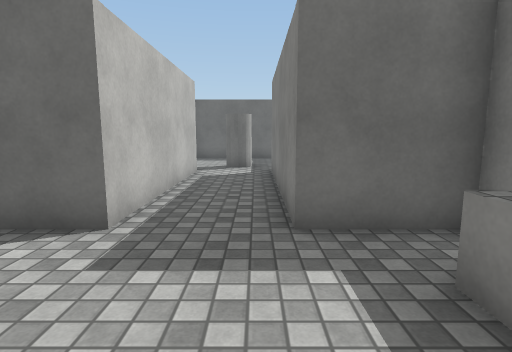
View 1 (above)

17 first-person views from a walk through a scene from a Unity 3-D project. The camera is 1.3 m above the floor, tilts 8° down and sees 80° across. The floor is counted in squares, 1 m on a side. Each view is taken from the middle of a square. On the plan, view 1 faces up. The plan holds only what a view shows up to about 14 squares ahead; the rest is blank. Surface patterns are stand-ins for the level's own textures.

View 2
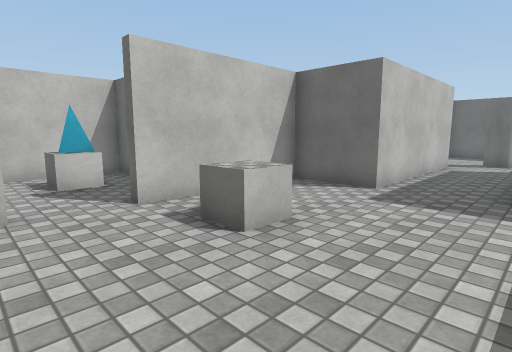

View 3
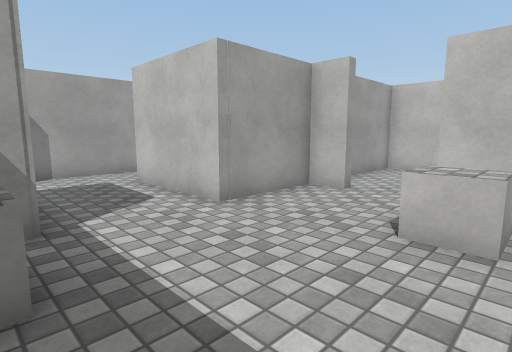

View 4
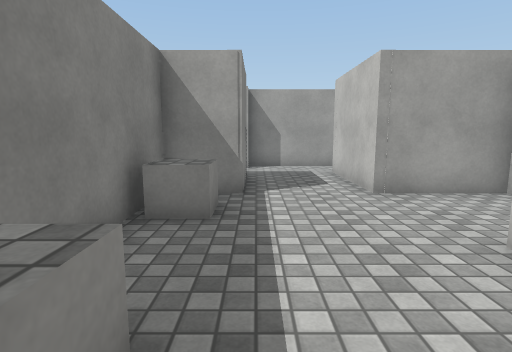

View 5
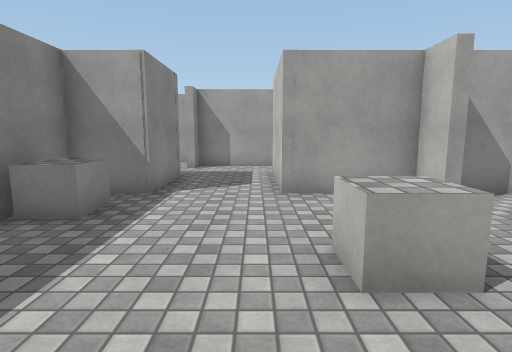

View 6
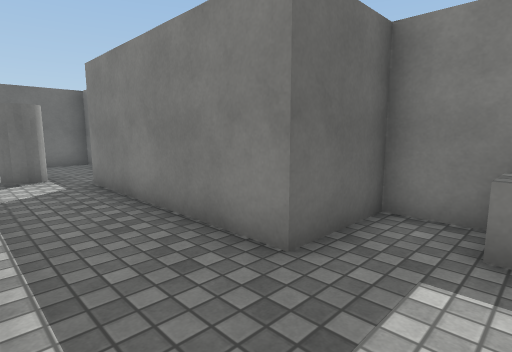

View 7
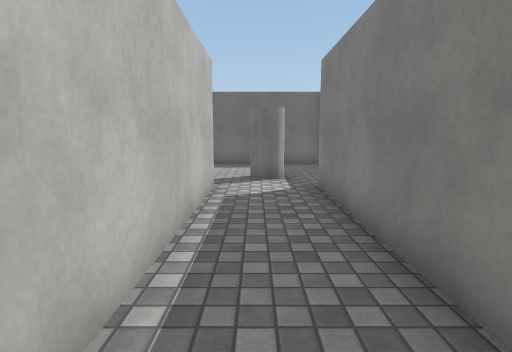

View 8
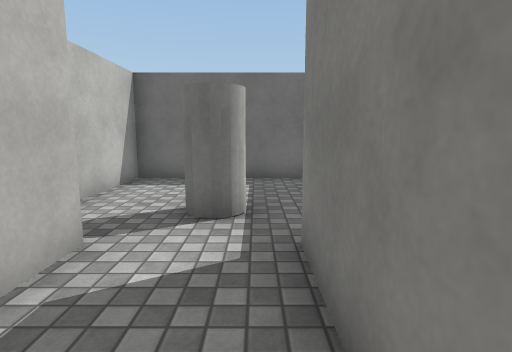

View 9
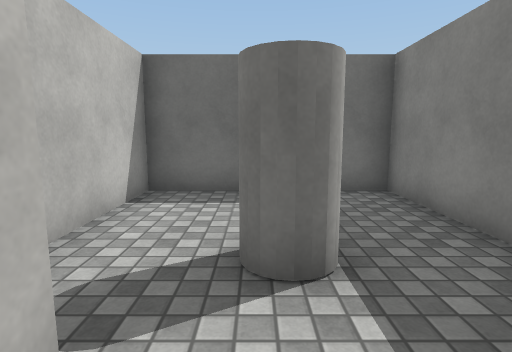

View 10
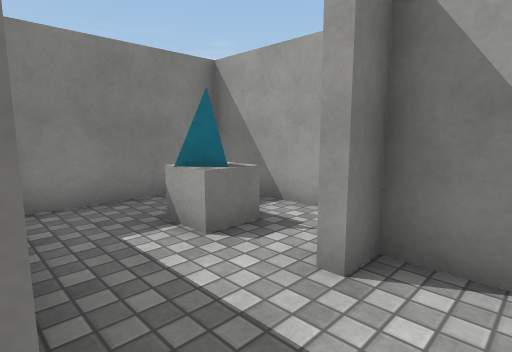

View 11
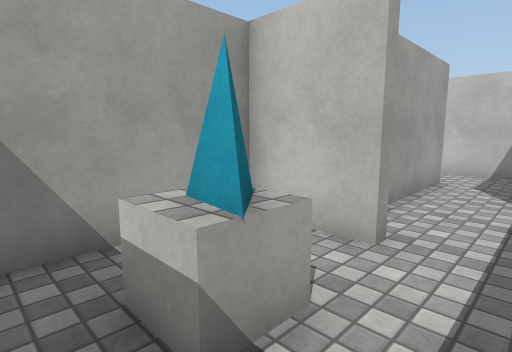

View 12
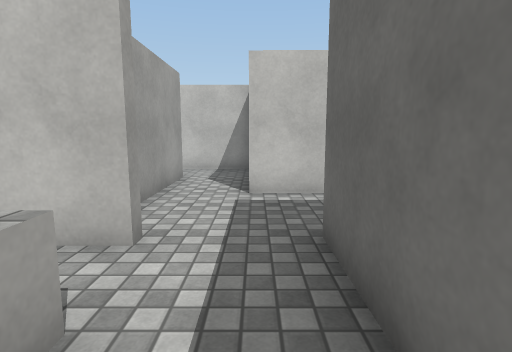

View 13
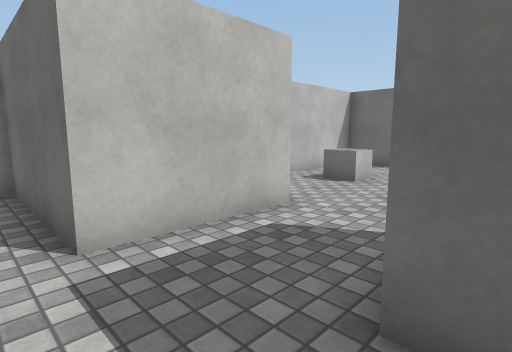

View 14
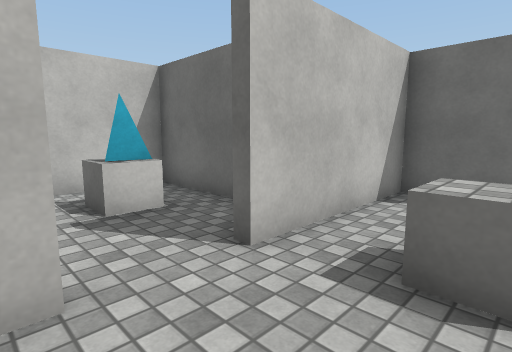

View 15
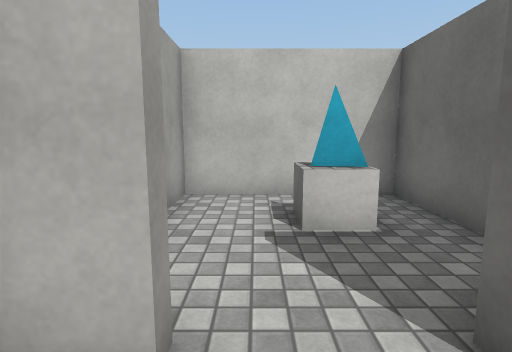

View 16
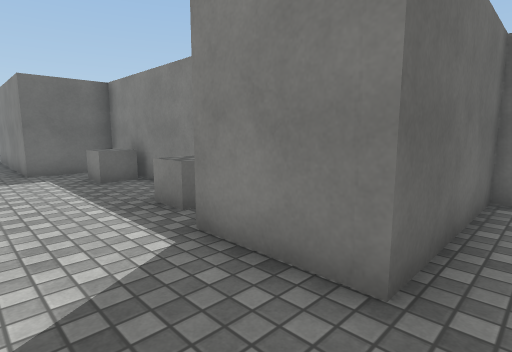

View 17
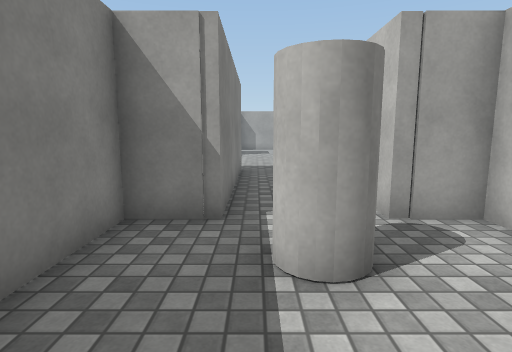

### Floor plan
Ten units are one square. View 1 is at (0, 0); x grows to the right and y downward. Boxes are objects, and circles mark ways between rooms. Rooms are numbered by the first view taken in them; rooms with no view inside come last. Other rooms are left out.
<svg viewBox="-99 -164 164 275">
<path fill="none" stroke="#000" d="M-45 25 -45 35 -16 35 -16 71M13 62 13 35 30 35 30 -40 5 -40 5 -105M-15 92 13 92 13 84M-20 -105 -20 -40 -45 -40 -45 6M16 84 16 106 60 106M59 100 59 62 13 62M5 -105 20 -105 20 -159 -35 -159 -35 -105 -20 -105M-72 5 -73 13M-49 25 -45 25M-45 6 -49 6M-65 -9 -94 -9 -94 35 -54 35M-42 92 -15 92M-16 71 -61 71 -61 86"/>
<rect x="-35" y="-15" width="20" height="20" fill="#bbb"><title>other object</title></rect>
<rect x="15" y="15" width="10" height="10" fill="#bbb"><title>other object</title></rect>
<rect x="15" y="-25" width="10" height="10" fill="#bbb"><title>other object</title></rect>
<rect x="25" y="75" width="20" height="20" fill="#bbb"><title>other object</title></rect>
<rect x="-15" y="-125" width="20" height="10" fill="#bbb"><title>other object</title></rect>
<rect x="-85" y="5" width="10" height="10" fill="#bbb"><title>other object</title></rect>
<circle cx="10" cy="75" r="3" fill="#2a7"/>
<circle cx="-5" cy="-100" r="3" fill="#2a7"/>
<circle cx="-50" cy="15" r="3" fill="#2a7"/>
<circle cx="-20" cy="80" r="3" fill="#2a7"/>
<text x="-10" y="0">1</text>
<text x="30" y="80">2</text>
<text x="-10" y="-130">3</text>
<text x="-70" y="20">4</text>
<text x="-40" y="80">5</text>
</svg>
Room 1 opens to room 2. Room 1 opens to room 3. Room 1 opens to room 4. Room 1 opens to room 5.

Where each view was taken, in squares from view 1:
view 1: 0 up, 0 right, facing up
view 2: 3 down, 1 right, facing up-left
view 3: 1 up, 2 right, facing down-left
view 4: 3 up, 1 right, facing down
view 5: 3 up, 1 left, facing down
view 6: 2 up, 2 left, facing up-right
view 7: 3 up, 1 left, facing up
view 8: 7 up, 0 right, facing up
view 9: 9 up, 1 left, facing up
view 10: 6 down, 0 right, facing down-right
view 11: 7 down, 5 right, facing down-left
view 12: 7 down, 5 right, facing left
view 13: 8 down, 2 right, facing up-left
view 14: 3 down, 2 left, facing up-left
view 15: 2 down, 3 left, facing left
view 16: 7 down, 1 left, facing up-right
view 17: 15 up, 0 right, facing down
